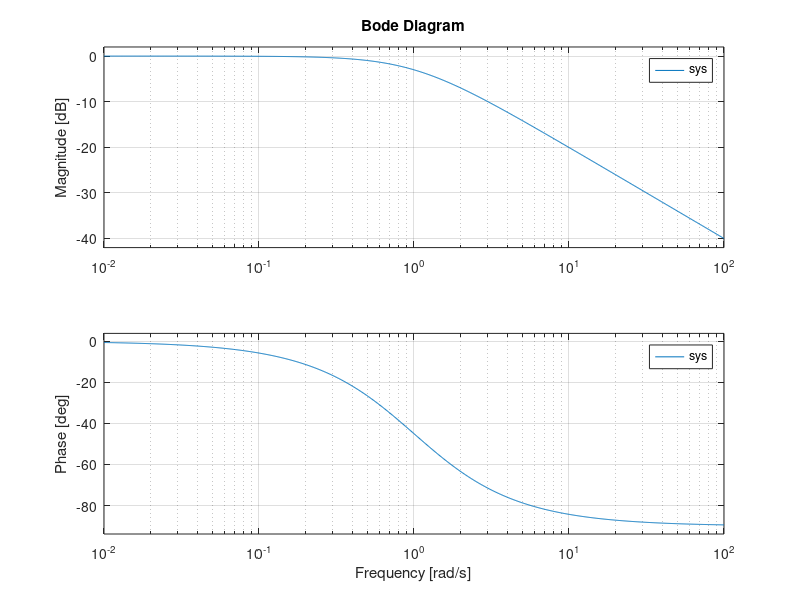
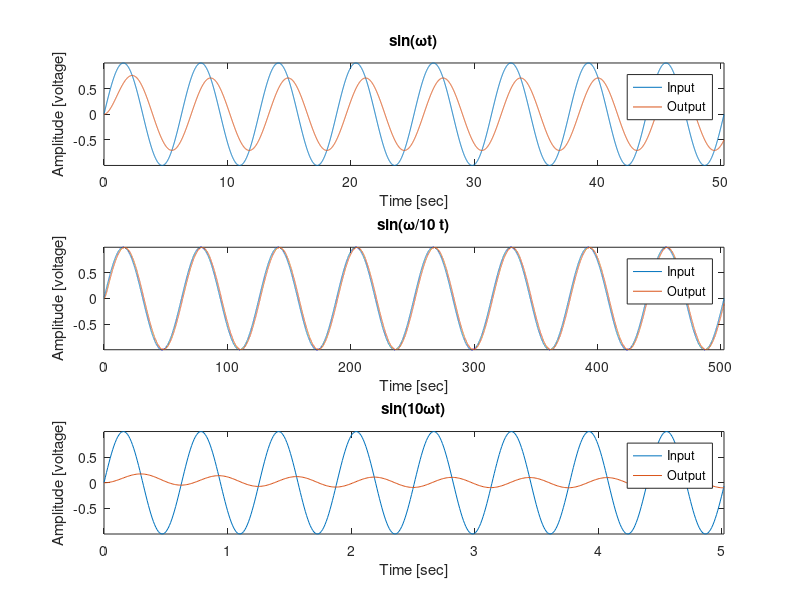

Write MATLAB code to recreate these figures, in order.
%% example 6-1
close; clear; clc;

R = 100;
C = 0.01;
sys = tf(1, [1 1]);

figure(1);
bode(sys);

%% example 6-2
dt = 0.01;

w1 = 1/R/C;
w2 = w1/10;
w3 = w1*10;
f1 = w1/2/pi;
f2 = w2/2/pi;
f3 = w3/2/pi;
t1 = 0:dt:(8/f1);
t2 = 0:dt:(8/f2);
t3 = 0:dt:(8/f3);

u1 = sin(w1*t1);
u2 = sin(w2*t2);
u3 = sin(w3*t3);

y1 = lsim(sys, u1, t1);
y2 = lsim(sys, u2, t2);
y3 = lsim(sys, u3, t3);

figure(2);
subplot(3, 1, 1);
plot(t1, u1, t1, y1);
legend('Input', 'Output');
title('sin(\omegat)');
xlabel('Time [sec]');
ylabel('Amplitude [voltage]');
axis tight;

subplot(3, 1, 2);
plot(t2, u2, t2, y2);
legend('Input', 'Output');
title('sin(\omega/10 t)');
xlabel('Time [sec]');
ylabel('Amplitude [voltage]');
axis tight;

subplot(3, 1, 3);
plot(t3, u3, t3, y3);
legend('Input', 'Output');
title('sin(10\omegat)');
xlabel('Time [sec]');
ylabel('Amplitude [voltage]');
axis tight;